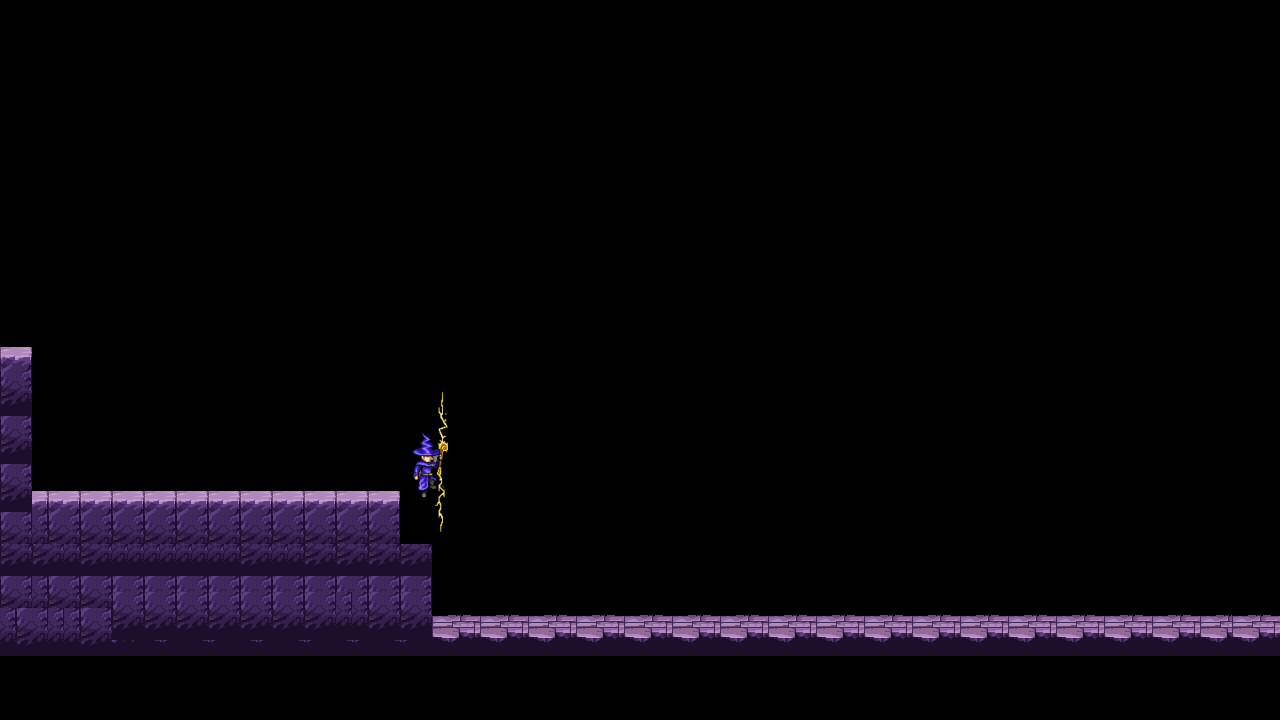

Tiled map render using the project's own tile images. Description and the map definition, with tile-layer contents summarised, below:
An orthogonal 80x45 tile map with 16x16 px tiles, 1 tile layer (Tile Layer 1), 2 tilesets.

<map version="1.2" tiledversion="1.2.4" orientation="orthogonal" renderorder="right-down" width="80" height="45" tilewidth="16" tileheight="16" infinite="0" nextlayerid="2" nextobjectid="1">
 <tileset firstgid="1" source="church.tsx" />
 <tileset firstgid="295" source="sherlock.tsx" />
 <layer id="1" name="Tile Layer 1" width="80" height="45">
  <data>[3600 cells, 496 non-empty, 51 distinct tile ids]</data>
 </layer>
</map>
